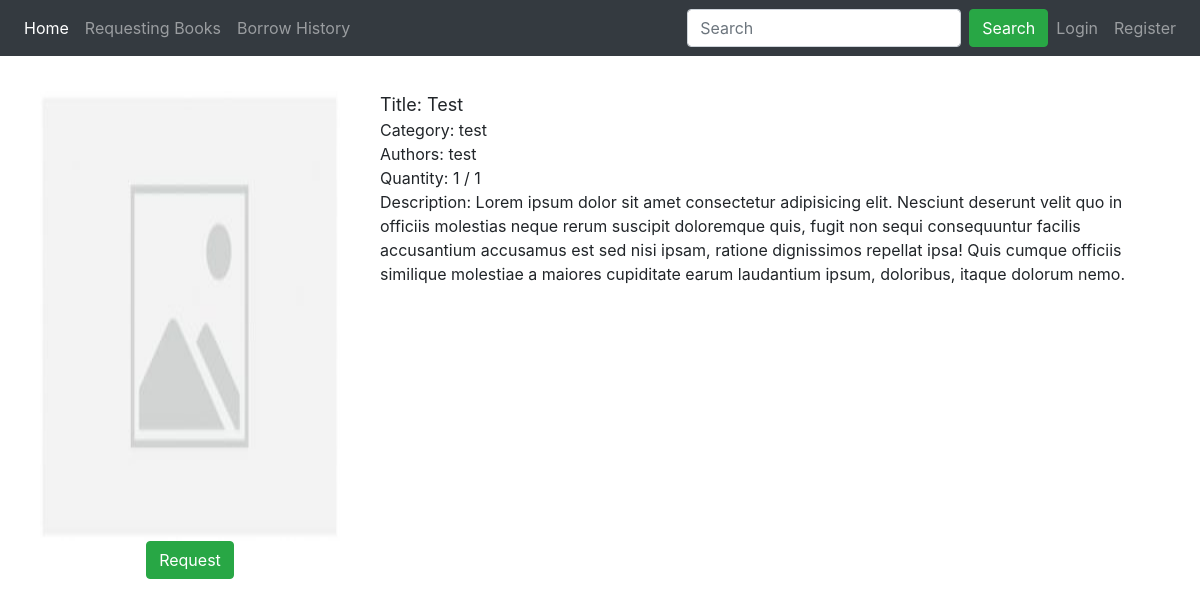
Screenshot of /book/1 with the database file from the repository.
### library/models.py (models this page shows, shortened)
class Book(db.Model):
    __tablename__ = 'book'
    id = db.Column(db.Integer, primary_key=True)
    title = db.Column(db.String(100), nullable=False)
    current_quantity = db.Column(db.Integer, nullable=False, default=0)
    max_quantity = db.Column(db.Integer, nullable=False, default=0)
    category = db.Column(db.String(100), nullable=False)
    authors = db.relationship('Author', secondary=book_author, backref='books', lazy=True)
    borrow = db.relationship('BorrowHistory', backref='borrowed_books', lazy=True)

class Author(db.Model):
    __tablename__ = 'author'
    id = db.Column(db.Integer, primary_key=True)
    name = db.Column(db.String(100), nullable=False)

### library/routes.py (the view)
@app.route("/book/<book_id>")
def book(book_id):
    book = Book.query.get(book_id)
    authors = [author.name for author in book.authors]
    return render_template("book.html", book=book, authors=authors)

### library/templates/book.html (shortened to what this page needs)
{% extends "layout.html" %}
{% block content %}
<div class="book-container">
    <div class="image-container">
        <img class="book-image-individual" src="/static/image/placeholder.jpg">
        <form action="/borrow" method="POST">
            {% if book.current_quantity == 0 %}
            <button type="submit" class="btn btn-success disabled">Request</button>
            {% else %}
            <button type="submit" class="btn btn-success">Request</button>
            {% endif %}
        </form>
    </div>
    <div class="info-container">
        <div style="font-size: large; text-align: justify;">Title: {{ book.title.capitalize() }}</div>
        <div>Category: {{ book.category }}</div>
        <div>Authors: {{ ', '.join(authors) }}</div>
        <div>Quantity: {{ book.current_quantity }} / {{ book.max_quantity }}</div>
        <div>Description: Lorem ipsum dolor sit amet consectetur adipisicing elit.
             Nesciunt deserunt velit quo in officiis molestias neque rerum suscipit doloremque quis,
             fugit non sequi consequuntur facilis accusantium accusamus est sed nisi ipsam,
             ratione dignissimos repellat ipsa! Quis cumque officiis similique molestiae a maiores cupiditate earum laudantium ipsum,
             doloribus, itaque dolorum nemo.</div>
    </div>
</div>
{% endblock %}

### library/static/styles.css (style rules this page uses)
body { width: 100%; height: 100vh; }
.book-container { display: flex; margin: 15px 20px ; }
.image-container { margin: 20px; text-align: center; }
.book-image-individual { height: 450px; width: 300px; }
.info-container { margin: 20px; }

### rows the page displays
Book: title "Test", category "test", current_quantity "1", max_quantity "1"
Author: name "test"
